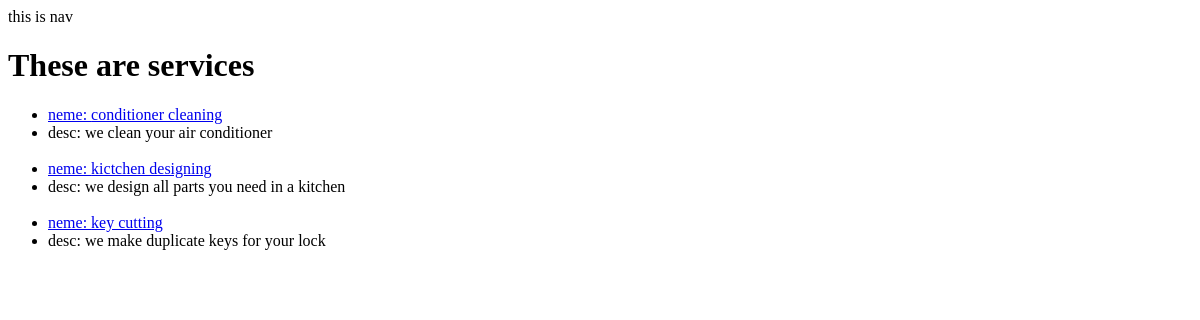
/services/, run on an earlier commit of the app's database.
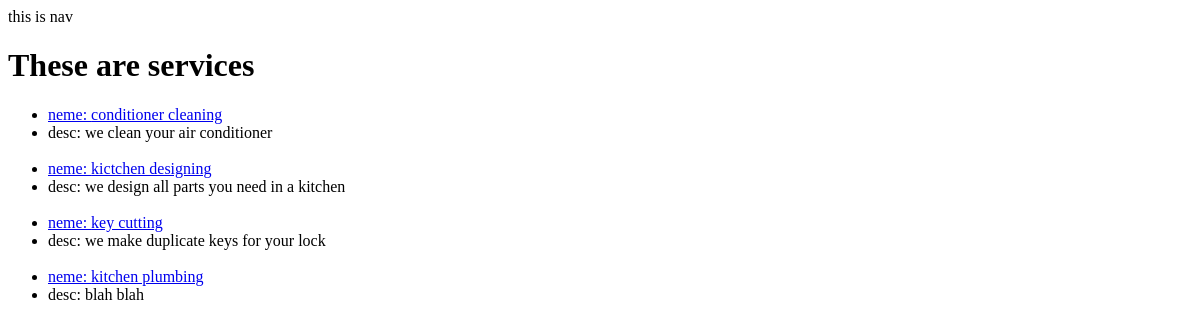
And on a later commit of the database.
### services/models.py (models this page shows, shortened)
class Service(models.Model):
    name = models.CharField(max_length=40)
    description = models.TextField()
    price_hr = models.DecimalField(decimal_places=2, max_digits=100)
    choices = (
        ('Air Conditioner', 'Air Conditioner'),
        ('Carpentry', 'Carpentry'),
        ('Electricity', 'Electricity'),
        ('Gardening', 'Gardening'),
        ('Home Machines', 'Home Machines'),
        ('House Keeping', 'House Keeping'),
        ('Interior Design', 'Interior Design'),
        ('Locks', 'Locks'),
        ('Painting', 'Painting'),
        ('Plumbing', 'Plumbing'),
        ('Water Heaters', 'Water Heaters'),
    )
    field = models.CharField(max_length=30, blank=False, null=False, default="", choices=choices)
    date = models.DateTimeField(auto_now=True, null=False)
    id = models.UUIDField(default=uuid.uuid4, unique=True, primary_key=True, editable=False)

### services/views.py (the view)
# urls.py: path("", v.service_list, name="service_list"),
def service_list(request):
    services = Service.objects.all()
    context = {
        "services" : services
    }
    return render(request, 'services/services.html', context)

### services/templates/services/services.html
{% extends 'main/base.html' %}
{% block content %}
<h1>These are services</h1>
<ul>
    {% for service in services %}
    <li> <a href="{% url 'index' service.id %}">neme: {{service.name}}</a></li>
    <li>desc: {{service.description}}</li><br>
    {% endfor %}
</ul>
{% endblock content %}

What changed in the data, as far as the page shows it:
added Service: name "kitchen plumbing", description "blah blah"
